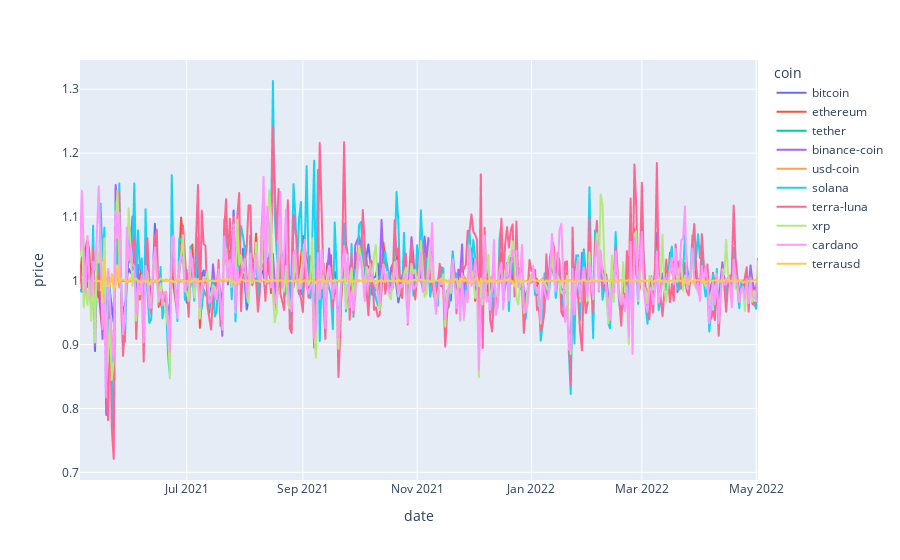

Notebook code cell kept with this figure:
### Markdown cell above
# Return histories

### Code cell
fig = px.line(return_histories_df, x="date", y="price", color="coin")
fig.show()

### Figure 1 — Plotly figure (JSON) as saved in the notebook; plotly's stock layout.template omitted (floating-point values rounded to 4 significant figures; data arrays with more than 128 entries replaced by an {"elided": "..."} marker saying what was removed)
{"data": [{"hovertemplate": "coin=bitcoin<br>date=%{x}<br>price=%{y}<extra></extra>", "legendgroup": "bitcoin", "line": {"color": "#636efa", "dash": "solid"}, "marker": {"symbol": "circle"}, "mode": "lines", "name": "bitcoin", "showlegend": true, "type": "scattergl", "x": {"elided": "363 str values"}, "xaxis": "x", "y": {"elided": "363 float values"}, "yaxis": "y"}, {"hovertemplate": "coin=ethereum<br>date=%{x}<br>price=%{y}<extra></extra>", "legendgroup": "ethereum", "line": {"color": "#EF553B", "dash": "solid"}, "marker": {"symbol": "circle"}, "mode": "lines", "name": "ethereum", "showlegend": true, "type": "scattergl", "x": {"elided": "363 str values"}, "xaxis": "x", "y": {"elided": "363 float values"}, "yaxis": "y"}, {"hovertemplate": "coin=tether<br>date=%{x}<br>price=%{y}<extra></extra>", "legendgroup": "tether", "line": {"color": "#00cc96", "dash": "solid"}, "marker": {"symbol": "circle"}, "mode": "lines", "name": "tether", "showlegend": true, "type": "scattergl", "x": {"elided": "363 str values"}, "xaxis": "x", "y": {"elided": "363 float values"}, "yaxis": "y"}, {"hovertemplate": "coin=binance-coin<br>date=%{x}<br>price=%{y}<extra></extra>", "legendgroup": "binance-coin", "line": {"color": "#ab63fa", "dash": "solid"}, "marker": {"symbol": "circle"}, "mode": "lines", "name": "binance-coin", "showlegend": true, "type": "scattergl", "x": {"elided": "363 str values"}, "xaxis": "x", "y": {"elided": "363 float values"}, "yaxis": "y"}, {"hovertemplate": "coin=usd-coin<br>date=%{x}<br>price=%{y}<extra></extra>", "legendgroup": "usd-coin", "line": {"color": "#FFA15A", "dash": "solid"}, "marker": {"symbol": "circle"}, "mode": "lines", "name": "usd-coin", "showlegend": true, "type": "scattergl", "x": {"elided": "363 str values"}, "xaxis": "x", "y": {"elided": "363 float values"}, "yaxis": "y"}, {"hovertemplate": "coin=solana<br>date=%{x}<br>price=%{y}<extra></extra>", "legendgroup": "solana", "line": {"color": "#19d3f3", "dash": "solid"}, "marker": {"symbol": "circle"}, "mode": "lines", "name": "solana", "showlegend": true, "type": "scattergl", "x": {"elided": "363 str values"}, "xaxis": "x", "y": {"elided": "363 float values"}, "yaxis": "y"}, {"hovertemplate": "coin=terra-luna<br>date=%{x}<br>price=%{y}<extra></extra>", "legendgroup": "terra-luna", "line": {"color": "#FF6692", "dash": "solid"}, "marker": {"symbol": "circle"}, "mode": "lines", "name": "terra-luna", "showlegend": true, "type": "scattergl", "x": {"elided": "363 str values"}, "xaxis": "x", "y": {"elided": "363 float values"}, "yaxis": "y"}, {"hovertemplate": "coin=xrp<br>date=%{x}<br>price=%{y}<extra></extra>", "legendgroup": "xrp", "line": {"color": "#B6E880", "dash": "solid"}, "marker": {"symbol": "circle"}, "mode": "lines", "name": "xrp", "showlegend": true, "type": "scattergl", "x": {"elided": "363 str values"}, "xaxis": "x", "y": {"elided": "363 float values"}, "yaxis": "y"}, {"hovertemplate": "coin=cardano<br>date=%{x}<br>price=%{y}<extra></extra>", "legendgroup": "cardano", "line": {"color": "#FF97FF", "dash": "solid"}, "marker": {"symbol": "circle"}, "mode": "lines", "name": "cardano", "showlegend": true, "type": "scattergl", "x": {"elided": "363 str values"}, "xaxis": "x", "y": {"elided": "363 float values"}, "yaxis": "y"}, {"hovertemplate": "coin=terrausd<br>date=%{x}<br>price=%{y}<extra></extra>", "legendgroup": "terrausd", "line": {"color": "#FECB52", "dash": "solid"}, "marker": {"symbol": "circle"}, "mode": "lines", "name": "terrausd", "showlegend": true, "type": "scattergl", "x": {"elided": "355 str values"}, "xaxis": "x", "y": {"elided": "355 float values"}, "yaxis": "y"}], "layout": {"autosize": true, "legend": {"title": {"text": "coin"}, "tracegroupgap": 0}, "margin": {"t": 60}, "xaxis": {"anchor": "y", "autorange": true, "domain": [0, 1], "range": ["2021-05-05", "2022-05-02"], "title": {"text": "date"}, "type": "date"}, "yaxis": {"anchor": "x", "autorange": true, "domain": [0, 1], "range": [0.688, 1.346], "title": {"text": "price"}, "type": "linear"}}}
